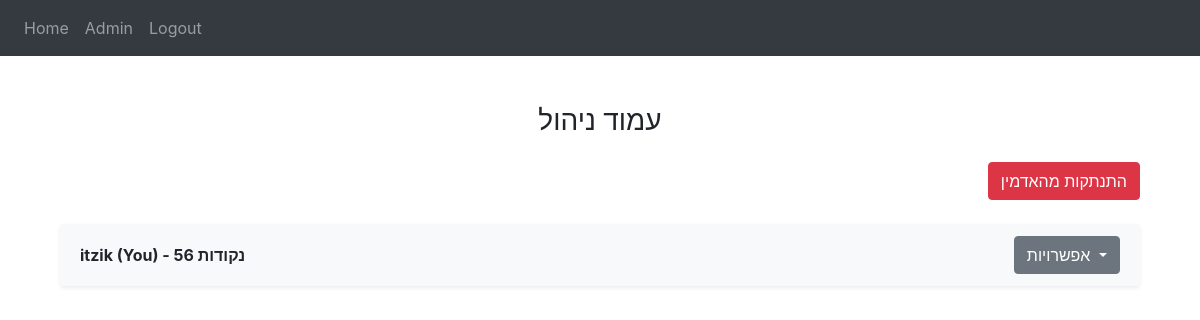
Before: /admin-page (signed in) with the older database file.
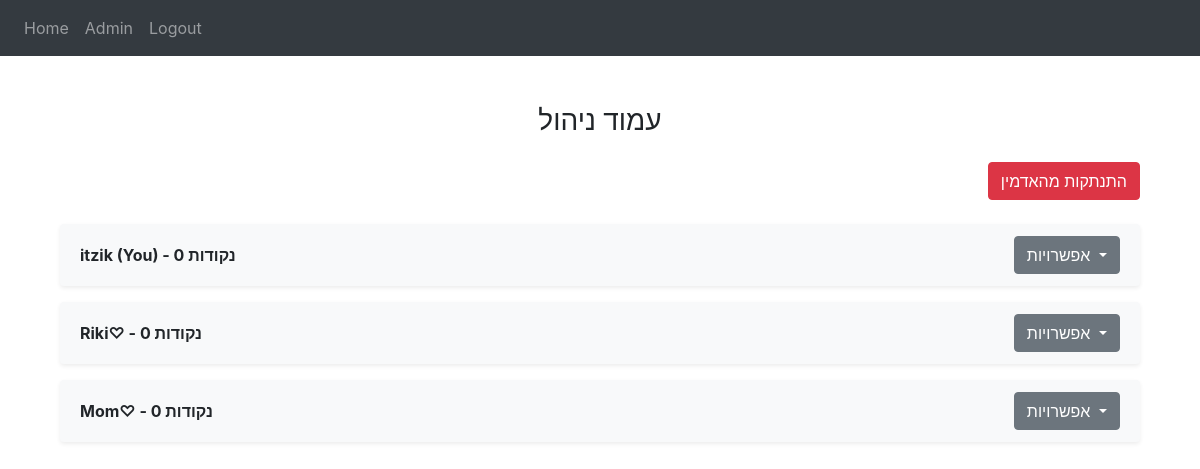
After: the same page with the newer database file.
### website/models.py (models this page shows)
class User(db.Model, UserMixin):
    id = db.Column(db.Integer, primary_key=True)
    username = db.Column(db.String(150), unique=True)
    email = db.Column(db.String(150), unique=True)
    password = db.Column(db.String(150))
    points = db.Column(db.Integer, default=0)
    is_admin = db.Column(db.Boolean, default=False)
    is_allowed = db.Column(db.Boolean, default=True)
    login_dates = db.Column(db.JSON, default=list)
    data = db.Column(db.String, default="")
    tasks_complete = db.Column(db.String, default="")

### website/admin.py (the view)
@admin.route('/admin-page')
@login_required
def admin_page():
    users = User.query.all()  # שינוי: הבאת כל המשתמשים מהמסד
    return render_template('admin_page.html', user=current_user, users=users)

### website/__init__.py (called while the page is built)
def create_app():
    app = Flask(__name__)
    app.config['SECRET_KEY'] = 'hjshjhdjah kjshkjdhjs'
    app.config['SQLALCHEMY_DATABASE_URI'] = f'sqlite:///{DB_NAME}'
    app.config['SESSION_PROTECTION'] = 'strong'  # חיזוק ניהול הסשנים
    db.init_app(app)
    from .views import views
    from .auth import auth
    from .admin import admin
    app.register_blueprint(views, url_prefix='/')
    app.register_blueprint(auth, url_prefix='/')
    app.register_blueprint(admin, url_prefix='/')
    from .models import User  # ייבוא של המודל
    create_database(app)
    login_manager = LoginManager()
    login_manager.login_view = 'auth.login'
    login_manager.init_app(app)
    @login_manager.user_loader
    def load_user(id):
        user = User.query.get(int(id))
        return user
    return app

### website/auth.py (called while the page is built)
@auth.app_context_processor
def inject_user():
    return dict(user=current_user)

### website/templates/admin_page.html (shortened to what this page needs)
{% extends "base.html" %} {% block title %}Admin{% endblock %} {% block content
%}
<div class="container mt-5">
  <h3 class="text-center mb-4">עמוד ניהול</h3>
  <div class="text-right">
    <a href="/admin-logout" class="btn btn-danger">התנתקות מהאדמין</a>
  </div>
  <ul id="user-list" class="list-group mt-4">
    {% for user1 in users %}
    <li
      class="list-group-item d-flex flex-column bg-light border-0 mb-3 rounded shadow-sm position-relative"
      data-user-id="{{ user1.id }}"
    >
      <div class="d-flex justify-content-between align-items-center">
        {% if user != user1 %}
        <span class="font-weight-bold"
          >{{ user1.username }} - נקודות {{ user1.points }}</span
        >
        {% else %}
        <span class="font-weight-bold"
          >{{ user1.username }} (You) - נקודות {{ user1.points }}</span
        >
        {% endif %}
        <button
          class="btn btn-secondary dropdown-toggle"
          type="button"
          data-toggle="collapse"
          data-target="#dropdownMenu{{ user1.id }}"
          aria-expanded="false"
          aria-controls="dropdownMenu{{ user1.id }}"
        >
          אפשרויות
        </button>
      </div>
    </li>
    {% endfor %}
  </ul>
</div>
{% endblock %}

Changed rows visible on the page:
changed User "itzik": points "56" → "0"
added User: username "Riki♡", points "0"
added User: username "Mom♡", points "0"
